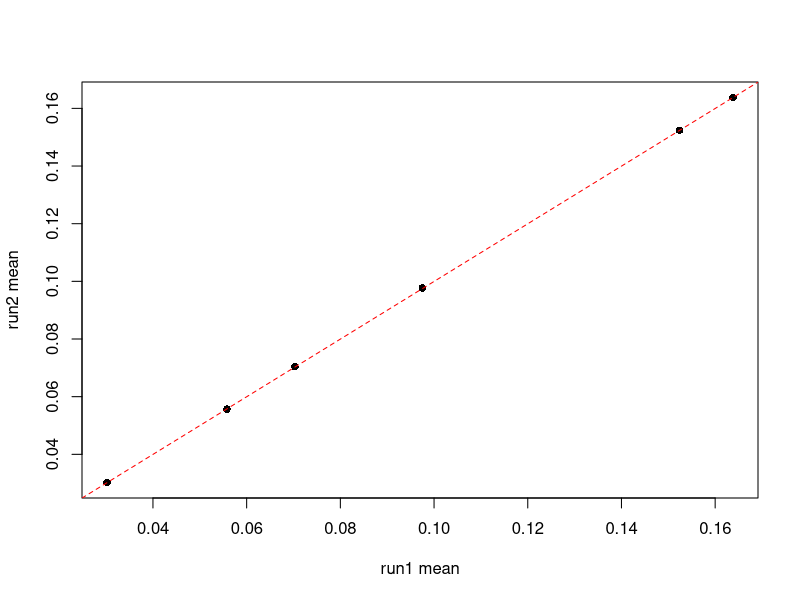

This chart was generated by the following R code:

setwd("/home/yzliu/eDNA/faststorage/yzliu/DK_proj/sofwtare/paml_mcmctree/paml4.9j/examples/DatingSoftBound/summary_run1_2")

data_time <- read.table("posterior_mean_time_dataset.txt", sep="\t", header=T)
head(data_time)
show(data_time)

new_data <- data_time[,c(1,2,3,5:7)]

library(tidyr)
library(dplyr)
reshaped_data <- new_data %>% 
    pivot_wider(names_from = run, values_from = c(mean, X2.5..quantil, X97.5..quantil, X95..CI.width))

print(reshaped_data)
str(reshaped_data)

plot(x=reshaped_data$mean_run1, y=reshaped_data$mean_run2, xlab="run1 mean", ylab = "run2 mean", pch =16)
#model <- lm(mean_run1 ~ mean_run2, data = reshaped_data)
#abline(model, col = "red", lty = 2)
abline(lm(reshaped_data$mean_run1 ~ reshaped_data$mean_run2),col="red",lty=2)
#abline(0,1,col="red",lty=2)
